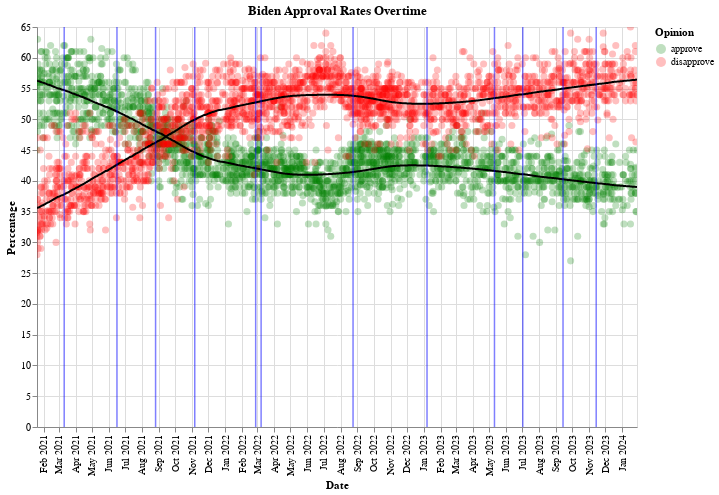

Here is the notebook cell this chart was saved with:
### Code cell
import altair as alt
import pandas as pd
import statsmodels.api as sm

# Assume 'Biden_dataframe' is your DataFrame
df_long = pd.melt(Biden_dataframe, id_vars=['startDate'], value_vars=['approve', 'disapprove'],
                  var_name='Opinion', value_name='Percentage')

# Altair Chart for points with filled circles
chart_points = alt.Chart(df_long).mark_point(size=50, opacity=0.25, filled=True).encode(
    x=alt.X('startDate:T', axis=alt.Axis(tickCount='month', format='%b %Y', labelAngle=-90)),
    y=alt.Y('Percentage:Q', axis=alt.Axis(title='Percentage')),
    color=alt.Color('Opinion:N', scale=alt.Scale(domain=['approve', 'disapprove'], range=['green', 'red']), legend=alt.Legend(title='Opinion')),
).properties(
    title='Biden Approval Rates Overtime',
    width=600,
    height=400
)

# Calculate smoothed values using loess from statsmodels
loess_smoothed = df_long.groupby(['Opinion', 'startDate']).mean().reset_index()
loess_smoothed['smoothed'] = loess_smoothed.groupby('Opinion')['Percentage'].transform(lambda x: sm.nonparametric.lowess(x, range(len(x)), frac=0.3)[:, 1])

# Altair Chart for smoothed lines
chart_lines = alt.Chart(loess_smoothed).mark_line(color='black').encode(
    x=alt.X('startDate:T', axis=alt.Axis(tickCount='month', format='%b %Y', labelAngle=-90), title='Date'),
    y=alt.Y('smoothed:Q', axis=alt.Axis(title='Percentage')),
    detail='Opinion:N'
)


# Vertical lines as annotations for events
vertical_lines = alt.Chart(events_data).mark_rule(color='blue', strokeWidth=1.5,opacity=0.5).encode(
    x='Date:T',
    tooltip=['Event:N'],
)

# Combine scatter plot, filled circles, black smooth lines, and raw data points with vertical lines
combined_chart = alt.layer(chart_points, chart_lines, vertical_lines).interactive()

# Show the combined chart
combined_chart

### Figure 1 — Vega-Lite specification as saved in the notebook (floating-point values rounded to 4 significant figures; data arrays with more than 128 entries replaced by an {"elided": "..."} marker saying what was removed)
{"config": {"view": {"continuousWidth": 300, "continuousHeight": 300}}, "layer": [{"data": {"name": "data-2c6d27b659fa02aaf59ebac10787fb50"}, "mark": {"type": "point", "filled": true, "opacity": 0.25, "size": 50}, "encoding": {"color": {"field": "Opinion", "legend": {"title": "Opinion"}, "scale": {"domain": ["approve", "disapprove"], "range": ["green", "red"]}, "type": "nominal"}, "x": {"axis": {"format": "%b %Y", "labelAngle": -90, "tickCount": "month"}, "field": "startDate", "type": "temporal"}, "y": {"axis": {"title": "Percentage"}, "field": "Percentage", "type": "quantitative"}}, "name": "view_25", "title": "Biden Approval Rates Overtime"}, {"data": {"name": "data-e4c5f6cff8bb65d149758168f67f0241"}, "mark": {"type": "line", "color": "black"}, "encoding": {"detail": {"field": "Opinion", "type": "nominal"}, "x": {"axis": {"format": "%b %Y", "labelAngle": -90, "tickCount": "month"}, "field": "startDate", "title": "Date", "type": "temporal"}, "y": {"axis": {"title": "Percentage"}, "field": "smoothed", "type": "quantitative"}}}, {"data": {"name": "data-afa0643db230eb385b485ec1746f9c14"}, "mark": {"type": "rule", "color": "blue", "opacity": 0.5, "strokeWidth": 1.5}, "encoding": {"tooltip": [{"field": "Event", "type": "nominal"}], "x": {"field": "Date", "type": "temporal"}}}], "height": 400, "params": [{"name": "param_27", "select": {"type": "interval", "encodings": ["x", "y"]}, "bind": "scales", "views": ["view_25"]}], "width": 600, "$schema": "https://vega.github.io/schema/vega-lite/v5.15.1.json", "datasets": {"data-2c6d27b659fa02aaf59ebac10787fb50": {"elided": "4840 records"}, "data-e4c5f6cff8bb65d149758168f67f0241": {"elided": "1882 records"}, "data-afa0643db230eb385b485ec1746f9c14": [{"Date": "2021-06-16", "Event": "Geneva Summit with Putin"}, {"Date": "2021-03-11", "Event": "American Rescue Plan"}, {"Date": "2021-11-06", "Event": "Infrastructure Investment and Jobs Act Signed"}, {"Date": "2021-08-26", "Event": "Hurricane Ida"}, {"Date": "2022-03-08", "Event": "Ban on Russian energy imports"}, {"Date": "2022-08-24", "Event": "Student Loan forgiveness plan"}, {"Date": "2022-02-26", "Event": "Trump sides with Putin as Biden tries to stop a war"}, {"Date": "2023-05-11", "Event": "Title 42 expires as federal government tries to handle migration"}, {"Date": "2023-09-14", "Event": "Hunter Biden indicted by federal prosecutors on gun charges"}, {"Date": "2023-11-14", "Event": "Biden met with Chinese leader Xi Jinping"}, {"Date": "2023-07-2", "Event": "Interest rates jump to highest levels in 22 years"}, {"Date": "2023-01-07", "Event": "Republicans take majority in the House of Representatives for the first time in four years"}]}}
